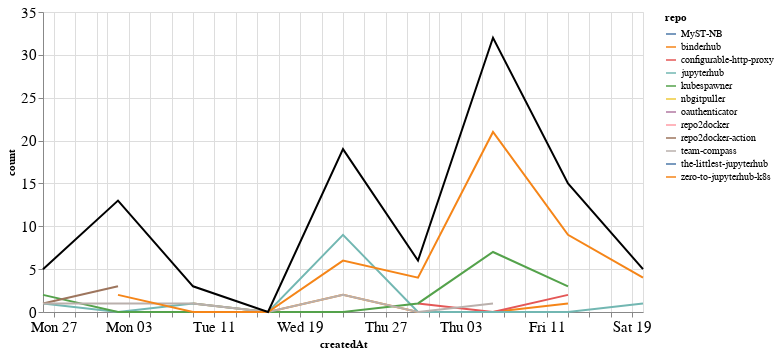

The code cell stored with this chart in its notebook:
### Markdown cell above
## Comments

### Code cell
comments_time = comments.groupby('repo').resample('W', on='createdAt').count()['author'].reset_index()
comments_time = comments_time.rename(columns={'author': 'count'})
comments_time_total = comments_time.groupby('createdAt').agg({"count": "sum"}).reset_index()
ch1 = alt.Chart(comments_time, width=600).mark_line().encode(
    x='createdAt',
    y='count',
    color='repo',
    tooltip="repo"
)

ch2 = alt.Chart(comments_time_total, width=600).mark_line(color="black").encode(
    x='createdAt',
    y='count',
)

ch1 + ch2

### Figure 1 — Vega-Lite specification as saved in the notebook (floating-point values rounded to 4 significant figures)
{"config": {"axisLeft": {"labelFontSize": 15}, "axisBottom": {"labelFontSize": 15}}, "layer": [{"data": {"name": "data-32163311419d5489c5875c5ec5904567"}, "mark": "line", "encoding": {"color": {"type": "nominal", "field": "repo"}, "tooltip": {"type": "nominal", "field": "repo"}, "x": {"type": "temporal", "field": "createdAt"}, "y": {"type": "quantitative", "field": "count"}}, "width": 600}, {"data": {"name": "data-ca11bef4ab9984cfa678fe668929321e"}, "mark": {"type": "line", "color": "black"}, "encoding": {"x": {"type": "temporal", "field": "createdAt"}, "y": {"type": "quantitative", "field": "count"}}, "width": 600}], "$schema": "https://vega.github.io/schema/vega-lite/v4.8.1.json", "datasets": {"data-32163311419d5489c5875c5ec5904567": [{"repo": "MyST-NB", "createdAt": "2020-08-02T00:00:00", "count": 2}, {"repo": "binderhub", "createdAt": "2020-08-09T00:00:00", "count": 1}, {"repo": "binderhub", "createdAt": "2020-08-16T00:00:00", "count": 0}, {"repo": "binderhub", "createdAt": "2020-08-23T00:00:00", "count": 2}, {"repo": "binderhub", "createdAt": "2020-08-30T00:00:00", "count": 0}, {"repo": "binderhub", "createdAt": "2020-09-06T00:00:00", "count": 0}, {"repo": "binderhub", "createdAt": "2020-09-13T00:00:00", "count": 1}, {"repo": "configurable-http-proxy", "createdAt": "2020-08-30T00:00:00", "count": 1}, {"repo": "configurable-http-proxy", "createdAt": "2020-09-06T00:00:00", "count": 0}, {"repo": "configurable-http-proxy", "createdAt": "2020-09-13T00:00:00", "count": 2}, {"repo": "jupyterhub", "createdAt": "2020-07-26T00:00:00", "count": 1}, {"repo": "jupyterhub", "createdAt": "2020-08-02T00:00:00", "count": 0}, {"repo": "jupyterhub", "createdAt": "2020-08-09T00:00:00", "count": 1}, {"repo": "jupyterhub", "createdAt": "2020-08-16T00:00:00", "count": 0}, {"repo": "jupyterhub", "createdAt": "2020-08-23T00:00:00", "count": 9}, {"repo": "jupyterhub", "createdAt": "2020-08-30T00:00:00", "count": 0}, {"repo": "jupyterhub", "createdAt": "2020-09-06T00:00:00", "count": 0}, {"repo": "jupyterhub", "createdAt": "2020-09-13T00:00:00", "count": 0}, {"repo": "jupyterhub", "createdAt": "2020-09-20T00:00:00", "count": 1}, {"repo": "kubespawner", "createdAt": "2020-07-26T00:00:00", "count": 2}, {"repo": "kubespawner", "createdAt": "2020-08-02T00:00:00", "count": 0}, {"repo": "kubespawner", "createdAt": "2020-08-09T00:00:00", "count": 0}, {"repo": "kubespawner", "createdAt": "2020-08-16T00:00:00", "count": 0}, {"repo": "kubespawner", "createdAt": "2020-08-23T00:00:00", "count": 0}, {"repo": "kubespawner", "createdAt": "2020-08-30T00:00:00", "count": 1}, {"repo": "kubespawner", "createdAt": "2020-09-06T00:00:00", "count": 7}, {"repo": "kubespawner", "createdAt": "2020-09-13T00:00:00", "count": 3}, {"repo": "nbgitpuller", "createdAt": "2020-08-02T00:00:00", "count": 5}, {"repo": "oauthenticator", "createdAt": "2020-09-06T00:00:00", "count": 1}, {"repo": "repo2docker", "createdAt": "2020-09-06T00:00:00", "count": 1}, {"repo": "repo2docker-action", "createdAt": "2020-07-26T00:00:00", "count": 1}, {"repo": "repo2docker-action", "createdAt": "2020-08-02T00:00:00", "count": 3}, {"repo": "team-compass", "createdAt": "2020-07-26T00:00:00", "count": 1}, {"repo": "team-compass", "createdAt": "2020-08-02T00:00:00", "count": 1}, {"repo": "team-compass", "createdAt": "2020-08-09T00:00:00", "count": 1}, {"repo": "team-compass", "createdAt": "2020-08-16T00:00:00", "count": 0}, {"repo": "team-compass", "createdAt": "2020-08-23T00:00:00", "count": 2}, {"repo": "team-compass", "createdAt": "2020-08-30T00:00:00", "count": 0}, {"repo": "team-compass", "createdAt": "2020-09-06T00:00:00", "count": 1}, {"repo": "the-littlest-jupyterhub", "createdAt": "2020-09-06T00:00:00", "count": 1}, {"repo": "zero-to-jupyterhub-k8s", "createdAt": "2020-08-02T00:00:00", "count": 2}, {"repo": "zero-to-jupyterhub-k8s", "createdAt": "2020-08-09T00:00:00", "count": 0}, {"repo": "zero-to-jupyterhub-k8s", "createdAt": "2020-08-16T00:00:00", "count": 0}, {"repo": "zero-to-jupyterhub-k8s", "createdAt": "2020-08-23T00:00:00", "count": 6}, {"repo": "zero-to-jupyterhub-k8s", "createdAt": "2020-08-30T00:00:00", "count": 4}, {"repo": "zero-to-jupyterhub-k8s", "createdAt": "2020-09-06T00:00:00", "count": 21}, {"repo": "zero-to-jupyterhub-k8s", "createdAt": "2020-09-13T00:00:00", "count": 9}, {"repo": "zero-to-jupyterhub-k8s", "createdAt": "2020-09-20T00:00:00", "count": 4}], "data-ca11bef4ab9984cfa678fe668929321e": [{"createdAt": "2020-07-26T00:00:00", "count": 5}, {"createdAt": "2020-08-02T00:00:00", "count": 13}, {"createdAt": "2020-08-09T00:00:00", "count": 3}, {"createdAt": "2020-08-16T00:00:00", "count": 0}, {"createdAt": "2020-08-23T00:00:00", "count": 19}, {"createdAt": "2020-08-30T00:00:00", "count": 6}, {"createdAt": "2020-09-06T00:00:00", "count": 32}, {"createdAt": "2020-09-13T00:00:00", "count": 15}, {"createdAt": "2020-09-20T00:00:00", "count": 5}]}}
